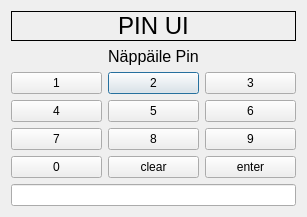
<?xml version="1.0" encoding="UTF-8"?>
<ui version="4.0">
 <class>PIN</class>
 <widget class="QDialog" name="PIN">
  <property name="geometry">
   <rect>
    <x>0</x>
    <y>0</y>
    <width>307</width>
    <height>217</height>
   </rect>
  </property>
  <property name="windowTitle">
   <string>Dialog</string>
  </property>
  <layout class="QHBoxLayout" name="horizontalLayout">
   <item>
    <layout class="QVBoxLayout" name="verticalLayout">
     <item>
      <widget class="QLabel" name="label">
       <property name="font">
        <font>
         <pointsize>18</pointsize>
        </font>
       </property>
       <property name="frameShape">
        <enum>QFrame::Shape::Box</enum>
       </property>
       <property name="text">
        <string>PIN UI</string>
       </property>
       <property name="alignment">
        <set>Qt::AlignmentFlag::AlignCenter</set>
       </property>
      </widget>
     </item>
     <item>
      <widget class="QLabel" name="tekstiruutu">
       <property name="font">
        <font>
         <pointsize>12</pointsize>
        </font>
       </property>
       <property name="text">
        <string>Näppäile Pin</string>
       </property>
       <property name="alignment">
        <set>Qt::AlignmentFlag::AlignCenter</set>
       </property>
      </widget>
     </item>
     <item>
      <layout class="QGridLayout" name="gridLayout">
       <item row="0" column="1">
        <widget class="QPushButton" name="N2">
         <property name="text">
          <string>2</string>
         </property>
        </widget>
       </item>
       <item row="2" column="0">
        <widget class="QPushButton" name="N7">
         <property name="text">
          <string>7</string>
         </property>
        </widget>
       </item>
       <item row="2" column="2">
        <widget class="QPushButton" name="N9">
         <property name="text">
          <string>9</string>
         </property>
        </widget>
       </item>
       <item row="1" column="0">
        <widget class="QPushButton" name="N4">
         <property name="text">
          <string>4</string>
         </property>
        </widget>
       </item>
       <item row="0" column="0">
        <widget class="QPushButton" name="N1">
         <property name="text">
          <string>1</string>
         </property>
        </widget>
       </item>
       <item row="2" column="1">
        <widget class="QPushButton" name="N8">
         <property name="text">
          <string>8</string>
         </property>
        </widget>
       </item>
       <item row="0" column="2">
        <widget class="QPushButton" name="N3">
         <property name="text">
          <string>3</string>
         </property>
        </widget>
       </item>
       <item row="1" column="2">
        <widget class="QPushButton" name="N6">
         <property name="text">
          <string>6</string>
         </property>
        </widget>
       </item>
       <item row="1" column="1">
        <widget class="QPushButton" name="N5">
         <property name="text">
          <string>5</string>
         </property>
        </widget>
       </item>
       <item row="3" column="0">
        <widget class="QPushButton" name="N0">
         <property name="text">
          <string>0</string>
         </property>
        </widget>
       </item>
       <item row="3" column="1">
        <widget class="QPushButton" name="clearBtn">
         <property name="text">
          <string>clear</string>
         </property>
        </widget>
       </item>
       <item row="3" column="2">
        <widget class="QPushButton" name="enterBtn">
         <property name="text">
          <string>enter</string>
         </property>
        </widget>
       </item>
      </layout>
     </item>
     <item>
      <widget class="QLineEdit" name="lineEdit"/>
     </item>
    </layout>
   </item>
  </layout>
 </widget>
 <resources/>
 <connections/>
</ui>
